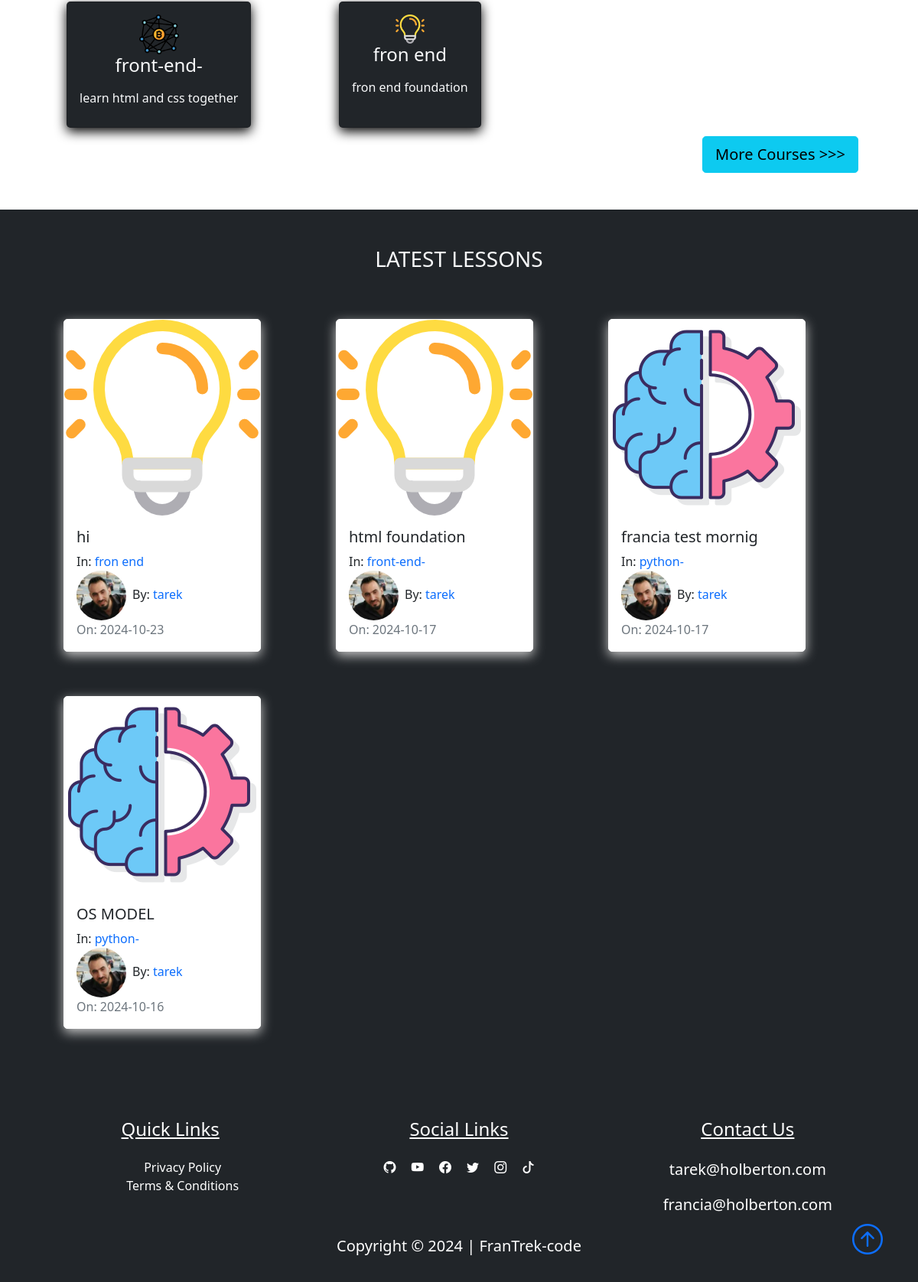
Page /home (lower part) on the earlier database version.
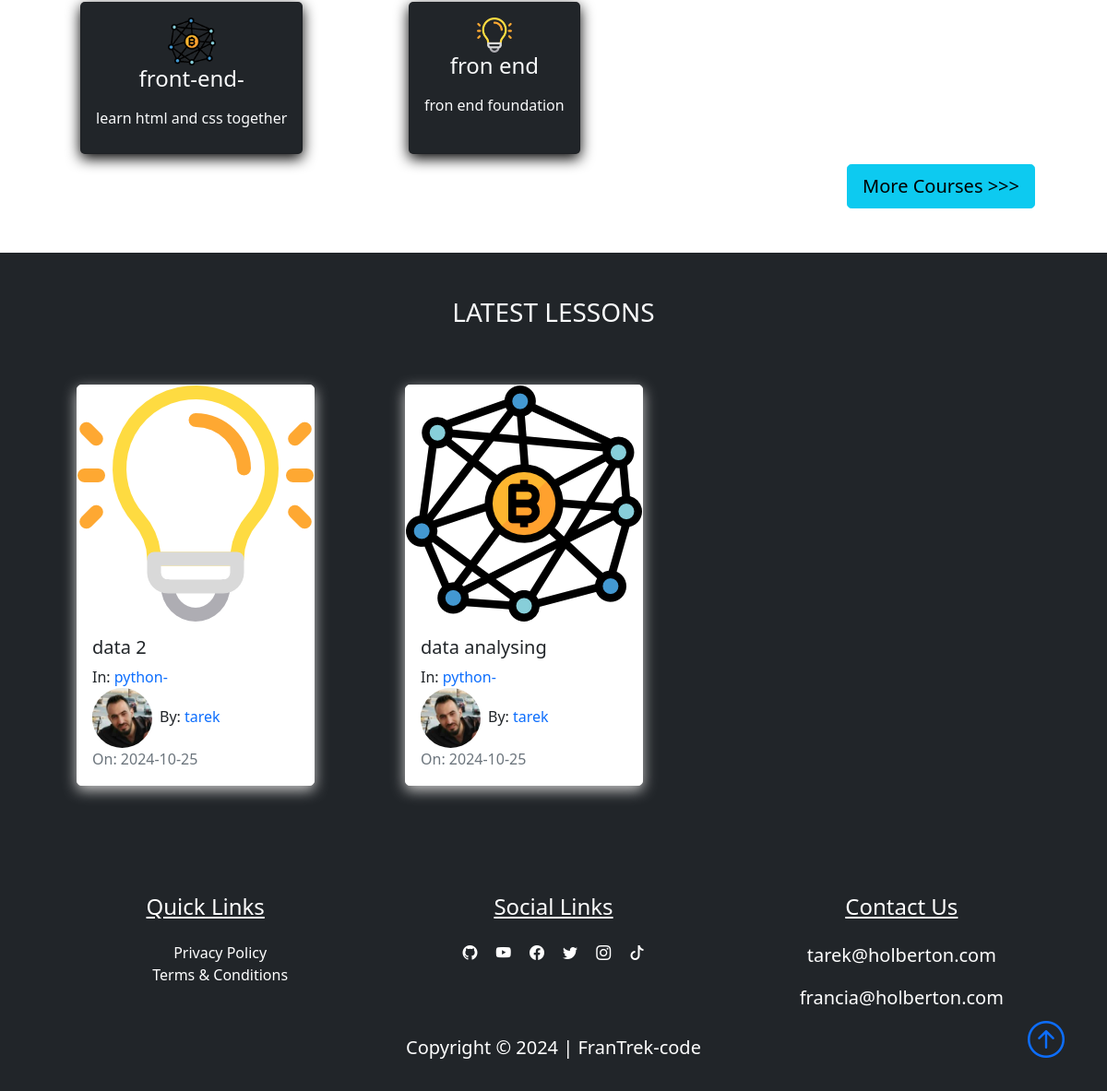
Same page on the later database version.
### FranTrek/models.py (models this page shows, shortened)
class Course(db.Model):
    id = db.Column(db.Integer, primary_key=True)
    title = db.Column(db.String(50), unique=True, nullable=False)
    description = db.Column(db.String(150), nullable=False)
    icon = db.Column(db.String(20), nullable=False, default="default_icon.jpg")
    lessons = db.relationship("Lesson", backref="course_name", lazy=True)

class Lesson(db.Model):
    id = db.Column(db.Integer, primary_key=True)
    title = db.Column(db.String(100), nullable=False)
    date_posted = db.Column(db.DateTime, nullable=False, default=datetime.utcnow)
    content = db.Column(db.Text, nullable=False)
    thumbnail = db.Column(
        db.String(20), nullable=False, default="default_thumbnail.jpg"
    )
    slug = db.Column(db.String(32), nullable=False)
    user_id = db.Column(db.Integer, db.ForeignKey("user.id"), nullable=False)
    course_id = db.Column(db.Integer, db.ForeignKey("course.id"), nullable=False)

class User(db.Model, UserMixin):
    id = db.Column(db.Integer, primary_key=True)
    fname = db.Column(db.String(25), nullable=False)
    lname = db.Column(db.String(25), nullable=False)
    username = db.Column(db.String(25), unique=True, nullable=False)
    email = db.Column(db.String(125), unique=True, nullable=False)
    image_file = db.Column(db.String(20), nullable=False, default="default.png")
    bio = db.Column(db.Text, nullable=True)
    password = db.Column(db.String(60), nullable=False)
    lessons = db.relationship("Lesson", backref="author", lazy=True)

### FranTrek/main/routes.py (the view)
@main.route("/")
@main.route("/home")
def home():
    lessons = Lesson.query.order_by(Lesson.date_posted.desc()).paginate(
        page=1, per_page=6
    )
    courses = Course.query.paginate(page=1, per_page=6)
    return render_template("home.html", lessons=lessons, courses=courses)

### FranTrek/templates/home.html (shortened to what this page needs)
{% extends "layout.html"%}
{% block content%}
<section class="bg-ligh">
    <div class="container p-5">
        <div class="row">
            {% for course in courses.items %}
            <div class="col-sm-12 col-md-6 col-lg-4 p-3 d-flex align-items-stretch">
                <a href="{{url_for('courses.course', course_title=course.title)}}" class="text-decoration-none">
                    <div class="card bg-dark text-light h-100">
                        <div class="card-body text-center">
                            <img src="{{url_for('static', filename='course_icons/'+course.icon)}}" alt=""
                                class="card-img w-25">
                            <h4 class="card-title mb-3">
                                {{course.title}}
                            </h4>
                            <p class="card-text">{{course.description}}</p>
                        </div>
                    </div>
                </a>
            </div>
            {% endfor %}
        </div>
        <div class="" style="display: flex; justify-content: flex-end">
            <a href="{{ url_for('courses.courses')}}" class="btn btn-info btn-lg"> More Courses &gt&gt&gt</a>
        </div>
    </div>
</section>
<section class="bg-dark">
    <div class="container p-5">
        <div class="row mb-5 ">
            <div class="col">
                <h3 class="text-uppercase text-center text-light">latest lessons</h3>
            </div>
        </div>
        <div class="row">
            {% for lesson in lessons.items %}
            <div class="col-sm-12 col-md-6 col-lg-4 pb-5 d-flex align-items-stretch">
                <div class="card lesson">
                    <img src="{{url_for('static', filename='lesson_thumbnails/'+lesson.thumbnail)}}" class="card-img">
                    <div class="card-body d-flex flex-column">
                        <h5 class="card-title">
                            <a class="text-decoration-none text-dark"
                                href="{{url_for('lessons.lesson', lesson_slug=lesson.slug, course=lesson.course_name.title)}}">{{lesson.title}}</a>
                        </h5>
                        <p class="card-text mb-0">In:
                            <a class="text-decoration-none"
                                href="{{ url_for('courses.course', course_title=lesson.course_name.title)}}">{{lesson.course_name.title}}</a>
                        </p>
                        <span><img class="article-img rounded-circle"
                                src="{{url_for('static', filename='user_pics/'+lesson.author.image_file)}}" alt="">By:
                            <a href="{{ url_for('users.author', username=lesson.author.username)}}"
                                class="link">{{lesson.author.username}}</a></span>
                        <span class="text-muted">On: {{lesson.date_posted.strftime('%Y-%m-%d')}}</span>
                    </div>
                </div>
            </div>
            {% endfor %}
        </div>
    </div>
</section>
{% endblock content%}

Differences in the rows shown:
removed Lesson: thumbnail (picture), title "hi", course_name "fron end", image_file (picture), author.username "tarek", date_posted "2024-10-23"
removed Lesson: thumbnail (picture), title "html foundation", course_name "front-end-", image_file (picture), author.username "tarek", date_posted "2024-10-17"
removed Lesson: thumbnail (picture), title "francia test mornig", course_name "python-", image_file (picture), author.username "tarek", date_posted "2024-10-17"
removed Lesson: thumbnail (picture), title "OS MODEL", course_name "python-", image_file (picture), author.username "tarek", date_posted "2024-10-16"
added Lesson: thumbnail (picture), title "data 2", course_name "python-", image_file (picture), author.username "tarek", date_posted "2024-10-25"
added Lesson: thumbnail (picture), title "data analysing", course_name "python-", image_file (picture), author.username "tarek", date_posted "2024-10-25"
